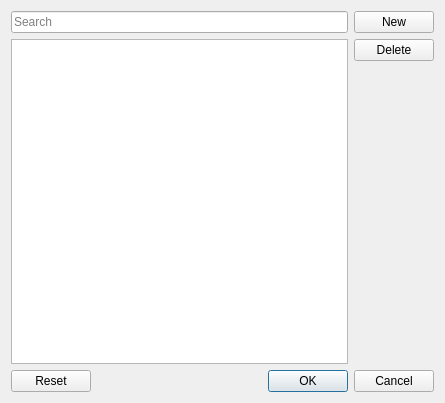
<?xml version="1.0" encoding="UTF-8"?>
<ui version="4.0">
 <class>ProjectDictDialog</class>
 <widget class="QDialog" name="ProjectDictDialog">
  <property name="geometry">
   <rect>
    <x>0</x>
    <y>0</y>
    <width>445</width>
    <height>403</height>
   </rect>
  </property>
  <property name="windowTitle">
   <string>Dialog</string>
  </property>
  <layout class="QVBoxLayout" name="verticalLayout">
   <item>
    <layout class="QHBoxLayout" name="horizontalLayout">
     <item>
      <layout class="QVBoxLayout" name="verticalLayout_2">
       <item>
        <widget class="QLineEdit" name="searchLineEdit">
         <property name="maxLength">
          <number>128</number>
         </property>
         <property name="placeholderText">
          <string>Search</string>
         </property>
         <property name="clearButtonEnabled">
          <bool>true</bool>
         </property>
        </widget>
       </item>
       <item>
        <widget class="QListWidget" name="wordListWidget">
         <property name="editTriggers">
          <set>QAbstractItemView::NoEditTriggers</set>
         </property>
         <property name="alternatingRowColors">
          <bool>true</bool>
         </property>
         <property name="sortingEnabled">
          <bool>true</bool>
         </property>
        </widget>
       </item>
      </layout>
     </item>
     <item>
      <layout class="QVBoxLayout" name="verticalLayout_3">
       <item>
        <widget class="QPushButton" name="newButton">
         <property name="text">
          <string>New</string>
         </property>
        </widget>
       </item>
       <item>
        <widget class="QPushButton" name="deleteButton">
         <property name="text">
          <string>Delete</string>
         </property>
        </widget>
       </item>
       <item>
        <spacer name="verticalSpacer">
         <property name="orientation">
          <enum>Qt::Vertical</enum>
         </property>
         <property name="sizeHint" stdset="0">
          <size>
           <width>20</width>
           <height>40</height>
          </size>
         </property>
        </spacer>
       </item>
      </layout>
     </item>
    </layout>
   </item>
   <item>
    <widget class="QDialogButtonBox" name="buttonBox">
     <property name="orientation">
      <enum>Qt::Horizontal</enum>
     </property>
     <property name="standardButtons">
      <set>QDialogButtonBox::Cancel|QDialogButtonBox::Ok|QDialogButtonBox::Reset</set>
     </property>
    </widget>
   </item>
  </layout>
 </widget>
 <resources/>
 <connections>
  <connection>
   <sender>buttonBox</sender>
   <signal>accepted()</signal>
   <receiver>ProjectDictDialog</receiver>
   <slot>accept()</slot>
   <hints>
    <hint type="sourcelabel">
     <x>248</x>
     <y>254</y>
    </hint>
    <hint type="destinationlabel">
     <x>157</x>
     <y>274</y>
    </hint>
   </hints>
  </connection>
  <connection>
   <sender>buttonBox</sender>
   <signal>rejected()</signal>
   <receiver>ProjectDictDialog</receiver>
   <slot>reject()</slot>
   <hints>
    <hint type="sourcelabel">
     <x>316</x>
     <y>260</y>
    </hint>
    <hint type="destinationlabel">
     <x>286</x>
     <y>274</y>
    </hint>
   </hints>
  </connection>
 </connections>
</ui>
